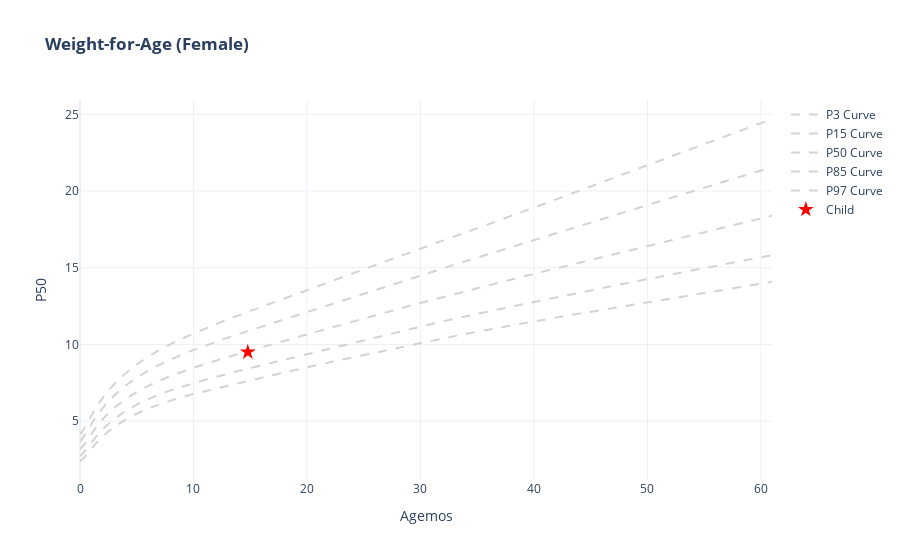
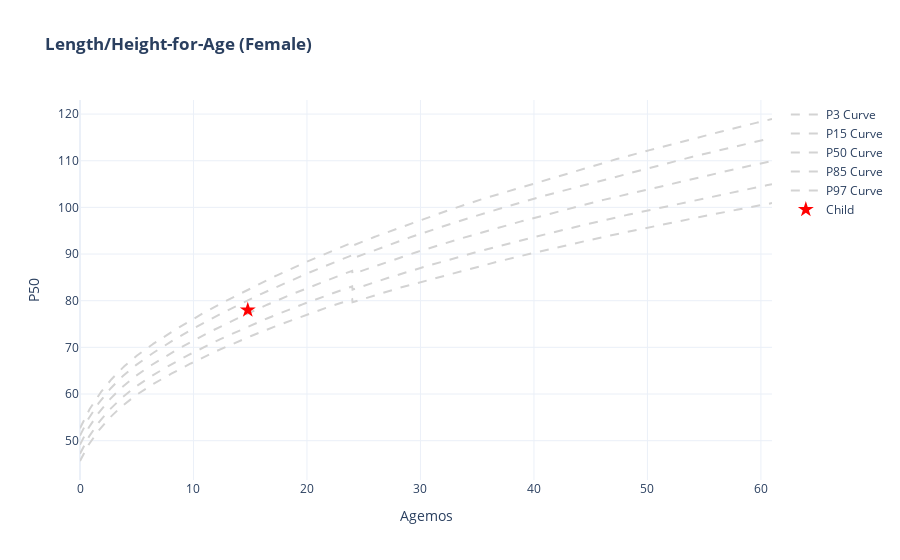
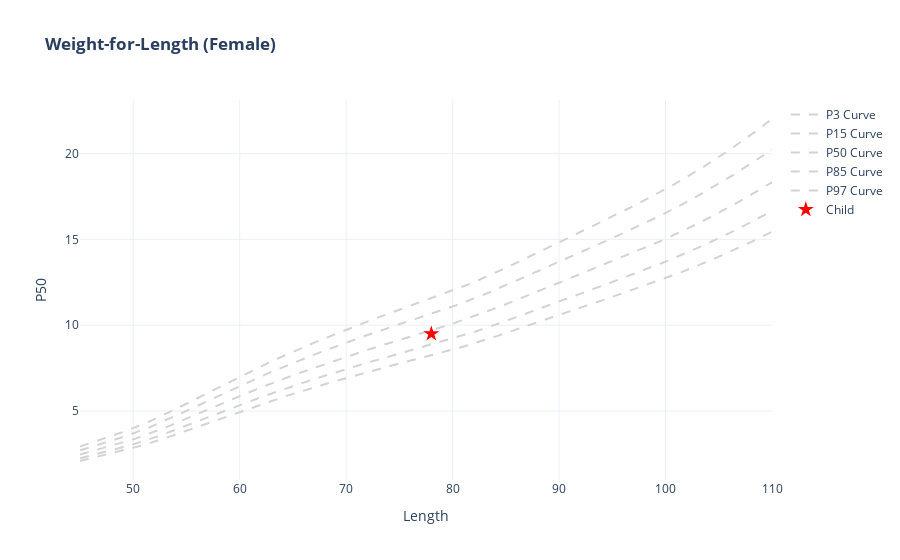

Notebook cell for these charts, in order:
### Code cell
# This cell is for testing the models and generating all reports/plots in the notebook

# --- 1. Define Helper Functions ---
# We need to recreate the percentile calculation logic here for testing
def get_percentile_notebook(metric_value, measurement, gender, model_dict):
    p_cols_names = list(model_dict[gender].keys())
    p_labels = [float(re.findall(r'(\d+\.?\d*)', p_col)[0]) for p_col in p_cols_names]
    p_values = [func(metric_value) for func in model_dict[gender].values()]

    sorted_pairs = sorted(zip(p_values, p_labels))
    p_values_sorted, p_labels_sorted = zip(*sorted_pairs)
    
    percentile = np.interp(measurement, p_values_sorted, p_labels_sorted)
    return round(percentile, 2)

def get_classification(percentile):
    if percentile < 3: return "At Risk / Low"
    if 3 <= percentile <= 97: return "Normal"
    return "At Risk / High"

def plot_chart_notebook(df, x_metric, y_metric, x_val, y_val, gender, title):
    df_gender = df[df['Sex'] == gender]
    fig = go.Figure()
    
    p_cols_to_plot = [col for col in df.columns if col in ['P3', 'P15', 'P50', 'P85', 'P97']]
    
    for p in p_cols_to_plot:
        fig.add_trace(go.Scatter(x=df_gender[x_metric], y=df_gender[p], mode='lines', name=f'{p} Curve', line_dash='dash', line_color='lightgray'))
    
    fig.add_trace(go.Scatter(x=[x_val], y=[y_val], mode='markers', name='Child', marker=dict(color='red', size=12, symbol='star')))
    fig.update_layout(title=f'<b>{title} ({gender})</b>', xaxis_title=x_metric, yaxis_title=y_metric, template='plotly_white')
    fig.show()


# --- 2. Define a Test Case ---
test_gender = 'Female'
test_age_days = 450 # ~15 months
test_weight_kg = 9.5
test_height_cm = 78.0
test_age_months = test_age_days / 30.4375

print("---  एनालिटिक्स रिपोर्ट (Analytics Report) ---")
print(f"Sample Case: Gender={test_gender}, Age={test_age_days} days, Weight={test_weight_kg}kg, Height={test_height_cm}cm\n")

# --- 3. Load All Models ---
models = {
    'wfa': joblib.load('models/wfa_interpolators.joblib'),
    'lhfa': joblib.load('models/lhfa_interpolators.joblib'),
    'wfl': joblib.load('models/wfl_interpolators.joblib'),
    'wfh': joblib.load('models/wfh_interpolators.joblib'),
    'predictor': joblib.load('models/growth_predictor.joblib')
}
print("All models loaded successfully.\n")


# --- 4. Generate Reports and Plots ---

# Report 1: Weight-for-Age
print("--- Weight-for-Age (WFA) Report ---")
wfa_perc = get_percentile_notebook(test_age_months, test_weight_kg, test_gender, models['wfa'])
wfa_class = get_classification(wfa_perc)
print(f"Percentile: {wfa_perc}%")
print(f"Classification: {wfa_class}")
plot_chart_notebook(wfa_df, 'Agemos', 'P50', test_age_months, test_weight_kg, test_gender, "Weight-for-Age")

# Report 2: Length/Height-for-Age
print("\n--- Length/Height-for-Age (LHFA) Report ---")
lhfa_perc = get_percentile_notebook(test_age_months, test_height_cm, test_gender, models['lhfa'])
lhfa_class = get_classification(lhfa_perc)
print(f"Percentile: {lhfa_perc}%")
print(f"Classification: {lhfa_class}")
plot_chart_notebook(lhfa_df, 'Agemos', 'P50', test_age_months, test_height_cm, test_gender, "Length/Height-for-Age")

# Report 3: Weight-for-Length/Height
print("\n--- Weight-for-Length/Height (WFLH) Report ---")
if test_age_days < 730:
    wflh_model_key = 'wfl'
    wflh_df_to_plot = wfl_df
    wflh_metric_col = wfl_metric
    print("Info: Using Weight-for-Length data (child is under 2 years).")
else:
    wflh_model_key = 'wfh'
    wflh_df_to_plot = wfh_df
    wflh_metric_col = wfh_metric
    print("Info: Using Weight-for-Height data (child is 2 years or older).")
    
wflh_perc = get_percentile_notebook(test_height_cm, test_weight_kg, test_gender, models[wflh_model_key])
wflh_class = get_classification(wflh_perc)
print(f"Percentile: {wflh_perc}%")
print(f"Classification: {wflh_class}")
plot_chart_notebook(wflh_df_to_plot, wflh_metric_col, 'P50', test_height_cm, test_weight_kg, test_gender, "Weight-for-Length")

# Report 4: Predictive Model
print("\n--- Future Growth Prediction Report ---")
predicted_weight = models['predictor'].predict([[test_age_months, test_weight_kg]])[0]
print(f"Predicted weight at {test_age_months + 6:.1f} months: {predicted_weight:.2f} kg")

### Figure 1 — Plotly figure (JSON) as saved in the notebook; plotly's stock layout.template omitted (floating-point values rounded to 4 significant figures; data arrays with more than 128 entries replaced by an {"elided": "..."} marker saying what was removed)
{"data": [{"line": {"color": "lightgray", "dash": "dash"}, "mode": "lines", "name": "P3 Curve", "type": "scatter", "x": {"elided": "1857 float values"}, "y": {"elided": "1857 float values"}}, {"line": {"color": "lightgray", "dash": "dash"}, "mode": "lines", "name": "P15 Curve", "type": "scatter", "x": {"elided": "1857 float values"}, "y": {"elided": "1857 float values"}}, {"line": {"color": "lightgray", "dash": "dash"}, "mode": "lines", "name": "P50 Curve", "type": "scatter", "x": {"elided": "1857 float values"}, "y": {"elided": "1857 float values"}}, {"line": {"color": "lightgray", "dash": "dash"}, "mode": "lines", "name": "P85 Curve", "type": "scatter", "x": {"elided": "1857 float values"}, "y": {"elided": "1857 float values"}}, {"line": {"color": "lightgray", "dash": "dash"}, "mode": "lines", "name": "P97 Curve", "type": "scatter", "x": {"elided": "1857 float values"}, "y": {"elided": "1857 float values"}}, {"marker": {"color": "red", "size": 12, "symbol": "star"}, "mode": "markers", "name": "Child", "type": "scatter", "x": [14.78], "y": [9.5]}], "layout": {"title": {"text": "<b>Weight-for-Age (Female)</b>"}, "xaxis": {"title": {"text": "Agemos"}}, "yaxis": {"title": {"text": "P50"}}}}

### Figure 2 — Plotly figure (JSON) as saved in the notebook; plotly's stock layout.template omitted (floating-point values rounded to 4 significant figures; data arrays with more than 128 entries replaced by an {"elided": "..."} marker saying what was removed)
{"data": [{"line": {"color": "lightgray", "dash": "dash"}, "mode": "lines", "name": "P3 Curve", "type": "scatter", "x": {"elided": "1857 float values"}, "y": {"elided": "1857 float values"}}, {"line": {"color": "lightgray", "dash": "dash"}, "mode": "lines", "name": "P15 Curve", "type": "scatter", "x": {"elided": "1857 float values"}, "y": {"elided": "1857 float values"}}, {"line": {"color": "lightgray", "dash": "dash"}, "mode": "lines", "name": "P50 Curve", "type": "scatter", "x": {"elided": "1857 float values"}, "y": {"elided": "1857 float values"}}, {"line": {"color": "lightgray", "dash": "dash"}, "mode": "lines", "name": "P85 Curve", "type": "scatter", "x": {"elided": "1857 float values"}, "y": {"elided": "1857 float values"}}, {"line": {"color": "lightgray", "dash": "dash"}, "mode": "lines", "name": "P97 Curve", "type": "scatter", "x": {"elided": "1857 float values"}, "y": {"elided": "1857 float values"}}, {"marker": {"color": "red", "size": 12, "symbol": "star"}, "mode": "markers", "name": "Child", "type": "scatter", "x": [14.78], "y": [78]}], "layout": {"title": {"text": "<b>Length/Height-for-Age (Female)</b>"}, "xaxis": {"title": {"text": "Agemos"}}, "yaxis": {"title": {"text": "P50"}}}}

### Figure 3 — Plotly figure (JSON) as saved in the notebook; plotly's stock layout.template omitted (floating-point values rounded to 4 significant figures; data arrays with more than 128 entries replaced by an {"elided": "..."} marker saying what was removed)
{"data": [{"line": {"color": "lightgray", "dash": "dash"}, "mode": "lines", "name": "P3 Curve", "type": "scatter", "x": {"elided": "651 float values"}, "y": {"elided": "651 float values"}}, {"line": {"color": "lightgray", "dash": "dash"}, "mode": "lines", "name": "P15 Curve", "type": "scatter", "x": {"elided": "651 float values"}, "y": {"elided": "651 float values"}}, {"line": {"color": "lightgray", "dash": "dash"}, "mode": "lines", "name": "P50 Curve", "type": "scatter", "x": {"elided": "651 float values"}, "y": {"elided": "651 float values"}}, {"line": {"color": "lightgray", "dash": "dash"}, "mode": "lines", "name": "P85 Curve", "type": "scatter", "x": {"elided": "651 float values"}, "y": {"elided": "651 float values"}}, {"line": {"color": "lightgray", "dash": "dash"}, "mode": "lines", "name": "P97 Curve", "type": "scatter", "x": {"elided": "651 float values"}, "y": {"elided": "651 float values"}}, {"marker": {"color": "red", "size": 12, "symbol": "star"}, "mode": "markers", "name": "Child", "type": "scatter", "x": [78], "y": [9.5]}], "layout": {"title": {"text": "<b>Weight-for-Length (Female)</b>"}, "xaxis": {"title": {"text": "Length"}}, "yaxis": {"title": {"text": "P50"}}}}
